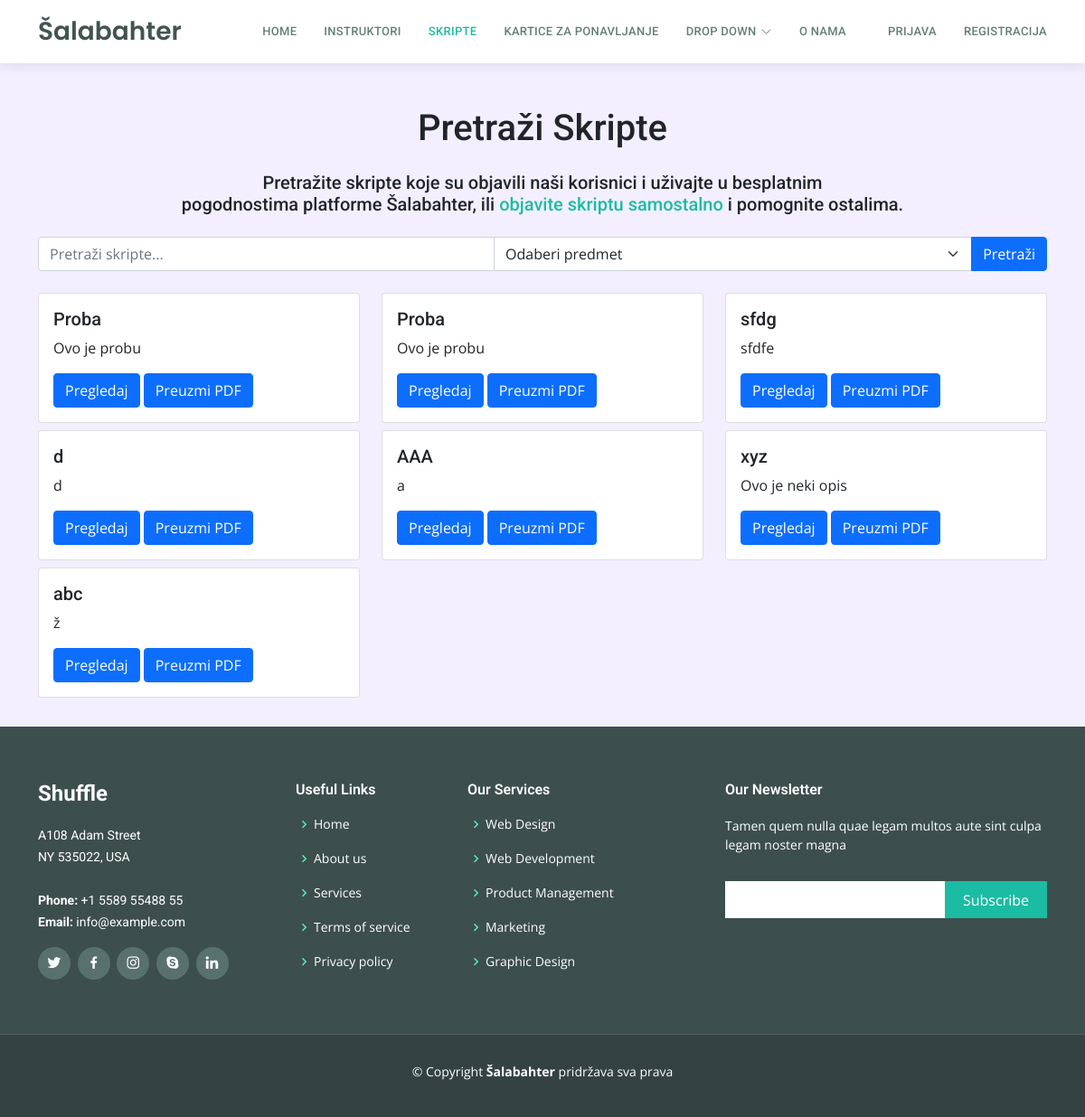
Before: /skripte/index.php with the older database file.
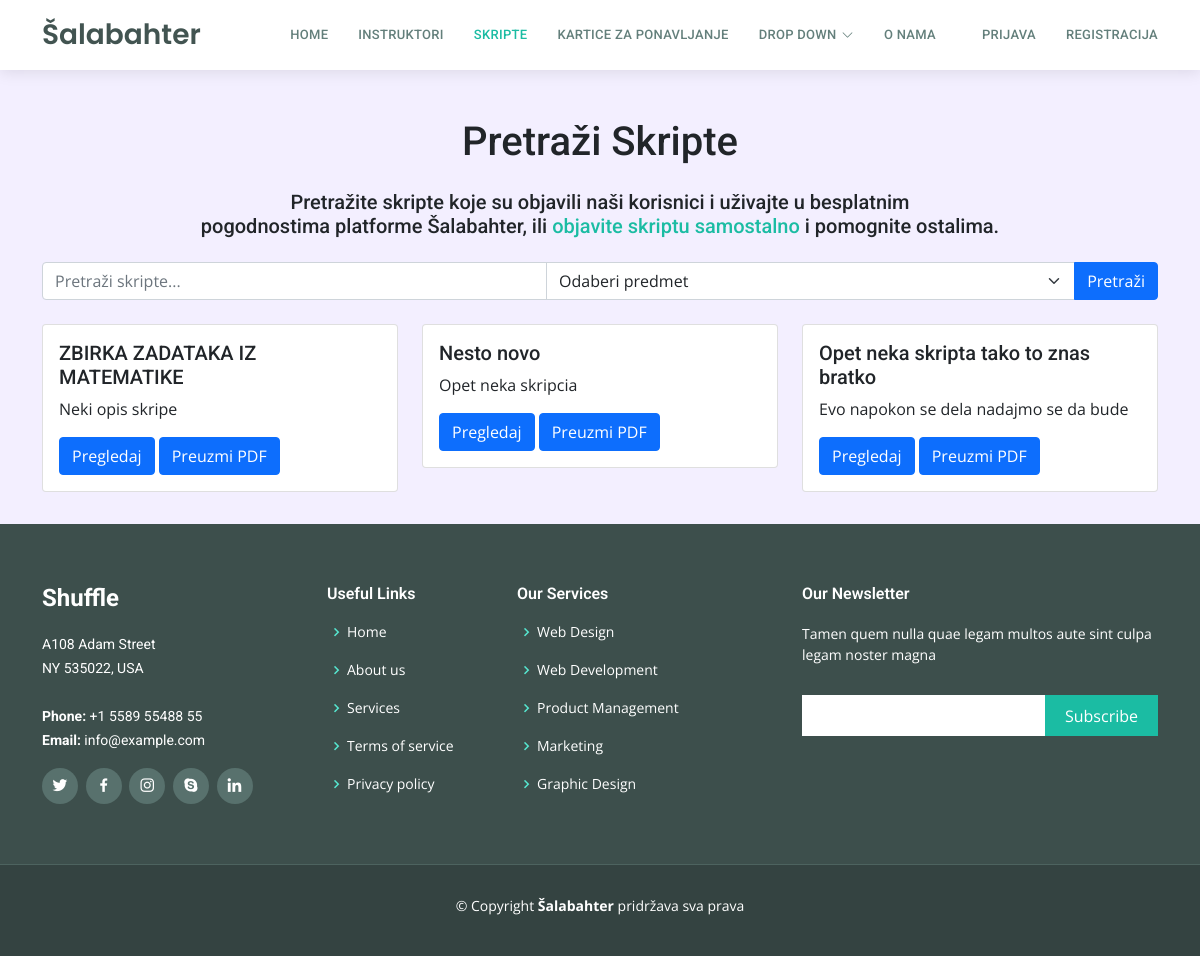
After: the same page with the newer database file.
### tables this page shows
CREATE TABLE `skripte` (
  `skripta_id` int(11) NOT NULL,
  `predmet_id` int(11) NOT NULL,
  `naziv_skripte` varchar(255) NOT NULL,
  `opis_skripte` longtext NOT NULL,
  `broj_pregleda` int(11) NOT NULL,
  `datum_kreiranja` date NOT NULL,
  `skripta_putanja` varchar(255) NOT NULL,
  `korisnik_id` int(11) NOT NULL
);

### skripte/index.php (the view, shortened to what this page needs)
<?php
$con = require "../includes/connection/spajanje.php";
$trenutnaStranica = "skripte";
$putanjaDoPocetna ='../index.php';
$putanjaDoInstruktora ='../instruktori.php';
$pathToLogin="../account/login.php";
$pathToRegister="../account/register.php";
?>
<!DOCTYPE html>
<html lang="hr">
<head>
    <?php include '../assets/css/stiliranjeSporedno.php'; ?>
</head>
<body>
<?php include '../includes/header.php'; ?>
<div class="container mt-5 mb-4">
    <h1 class="text-center mb-4">Pretraži Skripte</h1>
    <div class="container text-center mb-4">
        <h5>Pretražite skripte koje su objavili naši korisnici i uživajte u besplatnim </br> pogodnostima platforme Šalabahter, ili <a href="nova_skripta.phps">objavite skriptu samostalno</a> i pomognite ostalima.</h5>
    </div>
    <form class="mb-4" method="post" action="">
        <div class="input-group">
            <input type="text" class="form-control" placeholder="Pretraži skripte..." name="searchTerm">
            <select class="form-select" id="selectedSubject" name="selectedSubject">
                <option value="">Odaberi predmet</option>
            </select>
            <button class="btn btn-primary" type="submit">Pretraži</button>
        </div>
    </form>
    <div class="row">
        <?php
        if ($_SERVER["REQUEST_METHOD"] == "POST") {
            $searchTerm = $_POST["searchTerm"];
            $selectedSubject = $_POST["selectedSubject"];
            $sql = "SELECT * FROM skripte";
            if (!empty($searchTerm) && empty($selectedSubject)) {
                $sql .= " WHERE naziv_skripte OR opis_skripte LIKE '%$searchTerm%'";
            } elseif (!empty($searchTerm) && !empty($selectedSubject)) {
                $sql .= " WHERE naziv_skripte opis_skripte LIKE '%$searchTerm%' AND predmet_id = $selectedSubject";
            } elseif (empty($searchTerm) && !empty($selectedSubject)) {
                $sql .= " WHERE predmet_id = $selectedSubject";
            }
            $result = $con->query($sql);
            if ($result->num_rows > 0) {
                while ($row = $result->fetch_assoc()) {
                    echo '
                    <div class="col-md-4">
                        <div class="card mb-2">
                            <div class="card-body ">
                            <h5 class="card-title">' . $row["naziv_skripte"] . '</h5>
                            <p class="card-text">' . $row["opis_skripte"] . '</p>
                            <a href="skripta.php?skripta_id=' . $row["skripta_id"] . '" class="btn btn-primary" >Pregledaj</a>
                            <a href="' . $row["skripta_putanja"] . '" class="btn btn-primary" download>Preuzmi PDF</a>
                            </div>
                        </div>
                    </div>';
                }
            } else {
                echo "<p class='col'>Nema rezultata.</p>";
            }
        } else {
            $sql = "SELECT * FROM skripte LIMIT 25";
            $result = $con->query($sql);
            if ($result->num_rows > 0) {
                while ($row = $result->fetch_assoc()) {
                    echo '
                    <div class="col-md-4">
                        <div class="card mb-2">
                            <div class="card-body ">
                                <h5 class="card-title">' . $row["naziv_skripte"] . '</h5>
                                <p class="card-text">' . $row["opis_skripte"] . '</p>
                                <a href="skripta.php?skripta_id=' . $row["skripta_id"] . '" class="btn btn-primary" >Pregledaj</a>
                                <a href="' . $row["skripta_putanja"] . '" class="btn btn-primary" download>Preuzmi PDF</a>
                            </div>
                        </div>
                    </div>';
                }
            } else {
                echo "<p class='col'>Nema dostupnih skripti.</p>";
            }
        }
        ?>
    </div>
</div>
<?php include '../includes/footer.php'; ?>
</body>
</html>

### assets/css/stiliranjeSporedno.php (shortened to what this page needs)
<link rel="stylesheet" href="https://cdn.jsdelivr.net/npm/bootstrap@4.5.2/dist/css/bootstrap.min.css">
<link href="../assets/vendor/animate.css/animate.min.css" rel="stylesheet">
<link href="../assets/vendor/bootstrap/css/bootstrap.min.css" rel="stylesheet">
<link href="../assets/vendor/bootstrap-icons/bootstrap-icons.css" rel="stylesheet">
<link href="../assets/vendor/boxicons/css/boxicons.min.css" rel="stylesheet">
<link href="../assets/vendor/glightbox/css/glightbox.min.css" rel="stylesheet">
<link href="../assets/vendor/swiper/swiper-bundle.min.css" rel="stylesheet">
<link href="../assets/css/style.css" rel="stylesheet">

### includes/header.php (shortened to what this page needs)
<header id="header" class="d-flex align-items-center">
   <div class="container d-flex align-items-center justify-content-between">
     <div class="logo">
       <h1 class="text-light"><a href="<?php echo $pathToPocetna?>"><span>Šalabahter</span></a></h1>
     </div>
     <nav id="navbar" class="navbar">
       <ul>
         <li><a class="nav-link scrollto <?php echo $trenutnaStranica == "index" ? 'active' : '' ?>" href="<?php echo $putanjaDoPocetna?>">Home</a></li>
         <li><a class="nav-link scrollto <?php echo $trenutnaStranica == "instruktori" ? 'active' : '' ?>" href="<?php echo $putanjaDoInstruktora?>">Instruktori</a></li>
         <li><a class="nav-link scrollto <?php echo $trenutnaStranica == "skripte" ? 'active' : '' ?>" href="<?php echo $putanjaDoSkripta?>">Skripte</a></li>
         <li><a class="nav-link scrollto <?php echo $trenutnaStranica == "kartice" ? 'active' : '' ?>" href="<?php echo $pathToPocetna?>#portfolio">Kartice za ponavljanje</a></li>
         <li class="dropdown"><a href="#"><span>Drop Down</span> <i class="bi bi-chevron-down"></i></a>
         </li>
         <li><a class="nav-link scrollto <?php echo $trenutnaStranica == "onama" ? 'active' : '' ?>" href="#contact">O nama</a></li>
         <?php if(!isset($_SESSION["user_id"])): ?>
             <a href="<?php echo $pathToLogin ?>" class="nav-link scrollto ml-3" role="button">Prijava</a>
             <a href="<?php echo $pathToRegister ?>" class="nav-link scrollto" role="button">Registracija</a>
     <?php else: ?>
             <a href="<?php echo $pathToRacun ?>" class="nav-link scrollto mr-2 <?php echo $trenutnaStranica == "račun" ? 'active' : '' ?>" role="button">Račun</a>
             <a href="<?php echo $pathToLogout ?>" id="logout" class="nav-link scrollto " role="button">Odjava</a>
     <?php endif; ?>
     </div>
   </header>

### includes/footer.php
<footer id="footer">
    <div class="footer-top">
      <div class="container">
        <div class="row">
          <div class="col-lg-3 col-md-6 footer-info">
            <h3>Shuffle</h3>
            <p>
              A108 Adam Street <br>
              NY 535022, USA<br><br>
              <strong>Phone:</strong> +1 5589 55488 55<br>
              <strong>Email:</strong> info@example.com<br>
            </p>
            <div class="social-links mt-3">
              <a href="#" class="twitter"><i class="bx bxl-twitter"></i></a>
              <a href="#" class="facebook"><i class="bx bxl-facebook"></i></a>
              <a href="#" class="instagram"><i class="bx bxl-instagram"></i></a>
              <a href="#" class="google-plus"><i class="bx bxl-skype"></i></a>
              <a href="#" class="linkedin"><i class="bx bxl-linkedin"></i></a>
            </div>
          </div>
          <div class="col-lg-2 col-md-6 footer-links">
            <h4>Useful Links</h4>
            <ul>
              <li><i class="bx bx-chevron-right"></i> <a href="#">Home</a></li>
              <li><i class="bx bx-chevron-right"></i> <a href="#">About us</a></li>
              <li><i class="bx bx-chevron-right"></i> <a href="#">Services</a></li>
              <li><i class="bx bx-chevron-right"></i> <a href="#">Terms of service</a></li>
              <li><i class="bx bx-chevron-right"></i> <a href="#">Privacy policy</a></li>
            </ul>
          </div>
          <div class="col-lg-3 col-md-6 footer-links">
            <h4>Our Services</h4>
            <ul>
              <li><i class="bx bx-chevron-right"></i> <a href="#">Web Design</a></li>
              <li><i class="bx bx-chevron-right"></i> <a href="#">Web Development</a></li>
              <li><i class="bx bx-chevron-right"></i> <a href="#">Product Management</a></li>
              <li><i class="bx bx-chevron-right"></i> <a href="#">Marketing</a></li>
              <li><i class="bx bx-chevron-right"></i> <a href="#">Graphic Design</a></li>
            </ul>
          </div>
          <div class="col-lg-4 col-md-6 footer-newsletter">
            <h4>Our Newsletter</h4>
            <p>Tamen quem nulla quae legam multos aute sint culpa legam noster magna</p>
            <form action="" method="post">
              <input type="email" name="email"><input type="submit" value="Subscribe">
            </form>
          </div>
        </div>
      </div>
    </div>
    <div class="container">
      <div class="copyright">
        &copy; Copyright <strong><span>Šalabahter</span></strong> pridržava sva prava
      </div>
      <div class="credits">
      </div>
    </div>
  </footer>

### assets/css/style.css (style rules this page uses)
body { font-family: "Open Sans", sans-serif; background-color: #f3efff; }
a { text-decoration: none; color: #1bbca3; }
h1, h2, h3, h4, h5, h6 { font-family: "Roboto", sans-serif; }
#header { height: 70px; z-index: 997; transition: all 0.5s; background: #fff; box-shadow: 0px 2px 15px rgba(0, 0, 0, 0.1); }
#header .logo h1 { font-size: 28px; margin: 0; padding: 10px 0; line-height: 1; font-weight: 400; }
#header .logo h1 a, #header .logo h1 a:hover { color: #425451; text-decoration: none; font-family: "Poppins", sans-serif; font-weight: 600; }
.navbar { padding: 0; }
.navbar ul { margin: 0; padding: 0; display: flex; list-style: none; align-items: center; }
.navbar li { position: relative; }
.navbar a, .navbar a:focus { display: flex; align-items: center; justify-content: space-between; padding: 10px 0 10px 30px; font-family: "Roboto", sans-serif; font-size: 13px; font-weight: 500; color: #637f7b; white-space: nowrap; transition: 0.3s; letter-spacing: 0.3px; text-transform: uppercase; }
.navbar a i, .navbar a:focus i { font-size: 12px; line-height: 0; margin-left: 5px; }
.navbar a:hover, .navbar .active, .navbar .active:focus, .navbar li:hover>a { color: #1bbca3; }
#footer { background: #344341; padding: 0 0 30px 0; color: #fff; font-size: 14px; }
#footer .footer-top { background: #3d4f4c; border-bottom: 1px solid #4d635f; padding: 60px 0 30px 0; }
#footer .footer-top .footer-info { margin-bottom: 30px; }
#footer .footer-top .footer-info h3 { font-size: 24px; margin: 0 0 20px 0; padding: 2px 0 2px 0; line-height: 1; font-weight: 700; }
#footer .footer-top .footer-info p { font-size: 14px; line-height: 24px; margin-bottom: 0; font-family: "Roboto", sans-serif; color: #fff; }
#footer .footer-top .social-links a { font-size: 18px; display: inline-block; background: #58716d; color: #fff; line-height: 1; padding: 8px 0; margin-right: 4px; border-radius: 50%; text-align: center; width: 36px; height: 36px; transition: 0.3s; }
#footer .footer-top h4 { font-size: 16px; font-weight: 600; color: #fff; position: relative; padding-bottom: 12px; }
#footer .footer-top .footer-links { margin-bottom: 30px; }
#footer .footer-top .footer-links ul { list-style: none; padding: 0; margin: 0; }
#footer .footer-top .footer-links ul i { padding-right: 2px; color: #56e7d0; font-size: 18px; line-height: 1; }
#footer .footer-top .footer-links ul li { padding: 10px 0; display: flex; align-items: center; }
#footer .footer-top .footer-links ul li:first-child { padding-top: 0; }
#footer .footer-top .footer-links ul a { color: #fff; transition: 0.3s; display: inline-block; line-height: 1; }
#footer .footer-top .footer-newsletter form { margin-top: 30px; background: #fff; padding: 6px 10px; position: relative; border-radius: 4; }
#footer .footer-top .footer-newsletter form input[type=email] { border: 0; padding: 4px; width: calc(100% - 110px); }
#footer .footer-top .footer-newsletter form input[type=submit] { position: absolute; top: 0; right: 0; bottom: 0; border: 0; background: none; font-size: 16px; padding: 0 20px; background: #1bbca3; color: #fff; transition: 0.3s; border-radius: 4; }
#footer .copyright { text-align: center; padding-top: 30px; }
#footer .credits { padding-top: 10px; text-align: center; font-size: 13px; color: #fff; }

Changed rows visible on the page:
removed skripte: naziv_skripte "Proba", opis_skripte "Ovo je probu"
removed skripte: naziv_skripte "Proba", opis_skripte "Ovo je probu"
removed skripte: naziv_skripte "sfdg", opis_skripte "sfdfe"
removed skripte: naziv_skripte "d", opis_skripte "d"
removed skripte: naziv_skripte "AAA", opis_skripte "a"
removed skripte: naziv_skripte "xyz", opis_skripte "Ovo je neki opis"
removed skripte: naziv_skripte "abc", opis_skripte "ž"
added skripte: naziv_skripte "ZBIRKA ZADATAKA IZ MATEMATIKE", opis_skripte "Neki opis skripe"
added skripte: naziv_skripte "Nesto novo", opis_skripte "Opet neka skripcia"
added skripte: naziv_skripte "Opet neka skripta tako to znas bratko", opis_skripte "Evo napokon se dela nadajmo se da bude"
